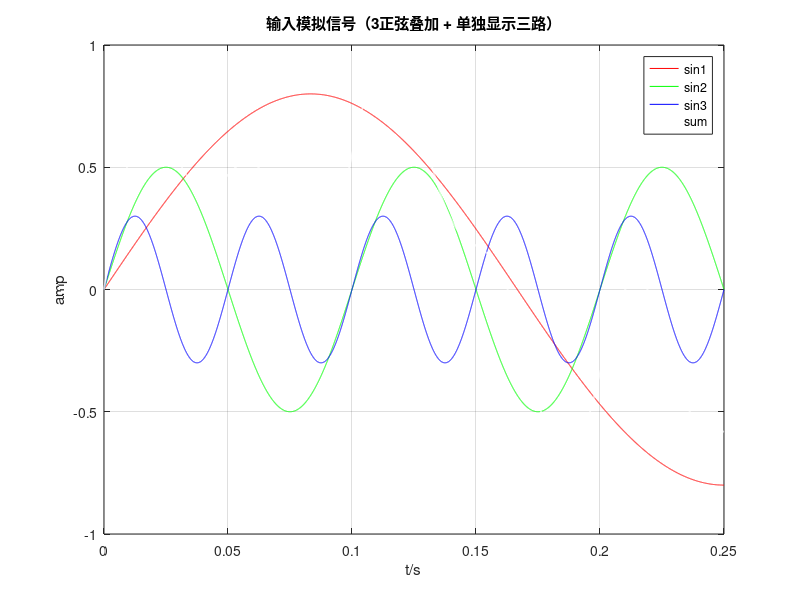

This chart was generated by the following MATLAB code: (Note: this script raises an error after producing the figure.)
clc; clear; close all;
addpath('./pcm');

%% ========= 第13组参数 =========
Rb = 64e3;                 % 比特率 
Fc = 10*Rb;                % 载波
fs = 12*Fc;                % 采样率（应满足 fs/Rb 为整数）
Ns = fs/Rb;                % 每比特采样点
assert(abs(Ns-round(Ns))<1e-12,'fs/Rb 必须为整数'); 
Ns = round(Ns);

%% ========= (A) 生成模拟输入：3 正弦叠加 =========
Fs_in = 48e3;                          % 生成"模拟信号"的采样率
Tsig  = 0.25;                          % 信号时长，秒（可调）
t_in  = (0:1/Fs_in:Tsig-1/Fs_in);

% --- 三路正弦 ---
f1=3; f2=10; f3=20;                    % 三个频率
a1=0.8; a2=0.5; a3=0.3;                % 不同幅度

sig1 = a1*sin(2*pi*f1*t_in);
sig2 = a2*sin(2*pi*f2*t_in);
sig3 = a3*sin(2*pi*f3*t_in);

% --- 合成并归一 ---
y_analog = sig1 + sig2 + sig3;
y_analog = y_analog/max(abs(y_analog))*0.98;   % 归一防溢

% --- 画三路 + 合成波形 ---
figure;
plot(t_in, sig1, 'r'); hold on;
plot(t_in, sig2, 'g');
plot(t_in, sig3, 'b');
plot(t_in, y_analog, 'w','LineWidth',1.2);
grid on;
legend('sin1','sin2','sin3','sum');
title('输入模拟信号（3正弦叠加 + 单独显示三路）');
xlabel('t/s'); ylabel('amp');

%% ========= (B) PCM 13 折线编码（8kHz） =========
sampleVal = Rb/8; % 8 kHz ⇒ 8 bit/样本 ⇒ 64 kbps，刚好匹配 Rb
[sampleData, bits_pcm] = PCM_13Encode(y_analog, Fs_in, sampleVal);

% PCM 抽样后波形
t_smp = (0:numel(sampleData)-1)/sampleVal;
figure; plot(t_smp, sampleData); grid on;
title('PCM 抽样后波形'); xlabel('t/s');

% PCM 编码 bit 流（截前 100 位展示）
figure; stairs(bits_pcm(1:100)); ylim([-0.2 1.2]); grid on;
title('PCM 编码后 bit（前 100 位）');

%% ========= (C.X) 码型变换：矩形脉冲 vs SRRC 脉冲（演示） =========

Nshow = 20;
bps = bits_pcm(1:Nshow);

% bit → ±1
symbols_demo = 2*bps - 1;

% SRRC 参数（演示 + 正式都用同一组）
beta = 0.75;          % 滚降系数
span = 8;             % 滤波器跨度（符号数）
srrc = rcosdesign(beta, span, Ns, 'sqrt');   % 根升余弦脉冲
delay_rrc = span * Ns;   % 两个 SRRC 级联总群时延（符号数*Ns）

% ========== 1) 矩形脉冲 ==========
rect = upsample(symbols_demo, Ns);
rect_wave = filter(ones(1, Ns), 1, rect);
% ========== 2) SRRC 脉冲 ==========
srrc_wave_demo = filter(srrc, 1, upsample(symbols_demo, Ns));

%% ========= (C.Y) 乘法器：基带 → 带通（演示） =========
t_show = (0:length(rect_wave)-1)/fs;
carrier_demo = cos(2*pi*Fc*t_show);

rect_mod = rect_wave .* carrier_demo;
srrc_mod_demo = srrc_wave_demo .* carrier_demo;

Nplot = min(2000, length(rect_wave));

figure;
subplot(2,2,1);
plot(rect_wave(1:Nplot),'b'); grid on;
title('矩形脉冲（基带）');
ylabel('幅度');

subplot(2,2,2);
plot(rect_mod(1:Nplot),'b'); grid on;
title('矩形脉冲 × cos(2πF_ct)（带通）');
ylim([-2 2]);

subplot(2,2,3);
plot(srrc_wave_demo(1:Nplot),'r'); grid on;
title('SRRC 脉冲（基带）');
xlabel('样本点'); ylabel('幅度');

subplot(2,2,4);
plot(srrc_mod_demo(1:Nplot),'r'); grid on;
title('SRRC 脉冲 × cos(2πF_ct)（带通）');
xlabel('样本点');

%% ========= (C.Z) 频谱：未成形 vs SRRC =========
Nfft = min([4096, length(rect_mod), length(srrc_mod_demo)]);

[fx_rect, S_rect]   = simple_spectrum(rect_mod(1:Nfft), fs);
[fx_srrc, S_srrc]   = simple_spectrum(srrc_mod_demo(1:Nfft), fs);

figure;
subplot(2,1,1);
plot(fx_rect/1e6, 20*log10(abs(S_rect)+1e-12), 'b'); grid on;
title('未成形（矩形脉冲）调制后的带通信号频谱');
xlabel('f / MHz'); ylabel('|X(f)| dB');

subplot(2,1,2);
plot(fx_srrc/1e6, 20*log10(abs(S_srrc)+1e-12), 'r'); grid on;
title('SRRC 脉冲成形后调制的带通信号频谱');
xlabel('f / MHz'); ylabel('|X(f)| dB');

%% ========= (C.real) 正式 DBPSK + SRRC 调制链路 =========
disp("正在生成正式 DBPSK + SRRC 调制信号...");

% 1) 全部 PCM bit → ±1
symbols_full = 2*bits_pcm - 1;

% 2) DBPSK 差分编码
diff_syms = zeros(size(symbols_full));
diff_syms(1) = symbols_full(1);
for k = 2:length(symbols_full)
    diff_syms(k) = diff_syms(k-1)*symbols_full(k);
end

% 3) 上采样
up_syms = upsample(diff_syms, Ns);

% 4) SRRC 脉冲成形（正式基带）
tx_bb = filter(srrc, 1, up_syms);    % 发射基带

% 5) 带通调制
t = (0:length(tx_bb)-1)/fs;
tx = tx_bb .* cos(2*pi*Fc*t);        % 发射带通

disp("正式 SRRC 调制信号生成完毕。");

% 正式已调信号频谱
[fx, SX] = simple_spectrum(tx, fs);


%% ========= (D) 加噪（AWGN 信道） =========
SNRdB = 20;  % 单点演示
tx_pow = mean(tx.^2);
npow   = tx_pow/10^(SNRdB/10);
noise  = sqrt(npow)*randn(size(tx));
rx   = tx + noise;
% rx = tx;    % 先看无噪声波形对齐

% 波形片段（时域对比）
seg = 1:min(4000, numel(t));
figure; plot(t(seg), tx(seg), 'b', t(seg), rx(seg), 'r'); grid on;
legend('tx','rx'); 
title(sprintf('DBPSK 已调与加噪后波形, SNR=%.1f dB',SNRdB));
xlabel('t/s');

%% ========= (D.X) 接收端：乘法器 × SRRC 匹配滤波 =========
t_rx = (0:length(rx)-1)/fs;
local_carrier = cos(2*pi*Fc*t_rx);

% 带通 → 基带
rx_bb = rx .* local_carrier;

% 匹配滤波（SRRC）
rx_matched = filter(srrc, 1, rx_bb);   % 两个 SRRC 级联

% 画 rx / rx×cos / 匹配后
figure;
Nplot2 = min(2000, length(rx));
subplot(3,1,1);
plot(rx(1:Nplot2),'b'); grid on;
title('接收信号 rx（带通）');

subplot(3,1,2);
plot(rx_bb(1:Nplot2),'m'); grid on;
title('rx × cos(2πF_ct)（乘法器输出，基带）');

subplot(3,1,3);
plot(rx_matched(1:Nplot2),'r'); grid on;
title('SRRC 匹配滤波输出（基带信号）');
xlabel('样本点');

%% ========= (E) DBPSK 解调（自写 SRRC 版） =========
% 使用匹配滤波后的 rx_matched 做差分解调 + 抽样判决

% 全长解调
bits_hat_all = dbpsk_srrc_demod(rx_matched, numel(bits_pcm), Ns, span);

% 对齐比特长度为 8 的整数倍
L_bits = floor(min(numel(bits_hat_all), numel(bits_pcm))/8)*8;
bits_hat = bits_hat_all(1:L_bits);
bits_ref = bits_pcm(1:L_bits);

%% ========= (E.X) SRRC 基带对齐 + 抽样点示意 =========
disp('绘制 SRRC 匹配滤波输出与发射基带、抽样点比较...');

tx_bb_full = tx_bb;
rx_bb_full = rx_matched;

% 发射基带到接收匹配输出只有一个 SRRC 的额外延迟 = span*Ns/2
delay_rx_only = span*Ns/2;

L_tx   = length(tx_bb_full);
L_rx   = length(rx_bb_full);
L_valid = min(L_tx, L_rx - delay_rx_only);

if L_valid > 0
    tx_aligned = tx_bb_full(1:L_valid);
    rx_aligned = rx_bb_full(delay_rx_only+1 : delay_rx_only+L_valid);

    Nplot3 = min(3000, L_valid);
    figure;
    plot(tx_aligned(1:Nplot3),'b'); hold on;
    plot(rx_aligned(1:Nplot3),'r'); grid on;
    legend('TX：SRRC 脉冲成形基带','RX：SRRC 匹配滤波输出（对齐后）');
    title('SRRC 发射基带 vs 接收匹配滤波基带 对比');
    xlabel('样本点');
end

% ==== 抽样位置（用于示意） ====
start_pos = delay_rrc + 1;                  % 第一个符号采样点
sample_pos = start_pos + (0:length(bits_ref)-1)*Ns;
sample_pos = sample_pos(sample_pos <= length(rx_bb_full));

rx_samples = rx_bb_full(sample_pos);
rx_decision = rx_samples > 0;


%% ========= (F) BER 计算 =========
BER_now = mean(xor(bits_ref, bits_hat));
fprintf('单点 SNR = %.1f dB 时，BER = %.4e\n', SNRdB, BER_now);

%% ========= (FX) 四图对比：PCM 波形/比特 vs 解码 =========
disp("绘制『四图对比』：PCM波形、SRRC波形、PCM比特、解调比特...");


Nplot_pcm = min(500, length(sampleData));

% ① SRRC 匹配滤波后的基带波形 + 抽样点
figure;
Nplot_srrc = min(5000, length(rx_matched));
subplot(1,1,1);
plot(rx_matched(1:Nplot_srrc),'m'); hold on; grid on;
title(' SRRC 匹配滤波基带信号 + 抽样点标注');
xlabel('样本编号'); ylabel('幅度');

sample_pos_valid = sample_pos(sample_pos <= Nplot_srrc);
stem(sample_pos_valid, rx_matched(sample_pos_valid),'r','filled');
legend('SRRC 基带','抽样点');

% ② PCM 原始比特
Nshow_bits = min(80, length(bits_ref));
figure;
subplot(2,1,1);
stem(1:Nshow_bits, bits_ref(1:Nshow_bits),'b','LineWidth',1.2);
grid on;
title(' PCM 原始比特（前 80 位）');
xlabel('符号编号'); ylabel('bit');
xlim([1 Nshow_bits]);

% ③ DBPSK 解调最终比特
subplot(2,1,2);
stem(1:Nshow_bits, bits_hat(1:Nshow_bits),'r','LineWidth',1.2);
grid on;
title(' DBPSK+SRRC 解调比特（前 80 位）');
xlabel('符号编号'); ylabel('bit');
xlim([1 Nshow_bits]);

%% ========= (G) 眼图（直接用 rx_matched） =========
Leye = floor((length(rx_matched) - delay_rrc)/Ns) * Ns;
if Leye > 0
    % 截取有效数据（去除滤波器延迟部分）
    valid_eye_data = rx_matched(delay_rrc+1:delay_rrc+Leye);
    
    % 关键修改：对眼图数据进行循环移位半个符号
    shift_samples = round(Ns/2);  % 半个符号的样本数
    shifted_eye_data = circshift(valid_eye_data, -shift_samples);
    
    % 重新整形为眼图矩阵
    eye_mat = reshape(shifted_eye_data, Ns, []);
    
    figure;
    plot(eye_mat(:, 1:min(40, size(eye_mat,2))), 'b-', 'LineWidth', 0.5); 
    grid on;
    title('接收端眼图（时间对齐后）');
    xlabel('每个符号内的样本点'); 
    ylabel('幅度');
    
    % 标记最佳采样点
    hold on;
    plot([Ns/2, Ns/2], [min(shifted_eye_data), max(shifted_eye_data)], 'r--', 'LineWidth', 2);
    legend('眼图轨迹', '最佳采样点', 'Location', 'best');
    hold off;
end
%% ========= (H) 频谱：输入/输出模拟信号 =========


% PCM 解码回"模拟"信号（8kHz 域）
outData = PCM_13Decode(bits_hat);
t_out = (0:numel(outData)-1)/sampleVal;

figure; plot(t_smp, sampleData,'b'); hold on;
plot(t_out, outData,'r'); grid on;
legend('PCM 抽样后(发送侧)','PCM 解码后(接收侧)');
title('输入/输出 "模拟" 波形（8kHz 域）'); xlabel('t/s');

figure;
subplot(2,1,1);
[fa, SA] = simple_spectrum(y_analog, Fs_in);
plot(fa/1e3, 20*log10(abs(SA)+1e-12)); grid on;
xlabel('f / kHz'); ylabel('|S(f)| dB'); 
title('输入模拟信号频谱');
subplot(2,1,2);
[fo, SO] = simple_spectrum(outData, sampleVal);
plot(fo/1e3, 20*log10(abs(SO)+1e-12)); grid on;
xlabel('f / kHz'); ylabel('|S(f)| dB'); 
title('输出模拟信号频谱（解码后）');
%% ========= (I) BER 曲线：SNR 扫描 =========
SNRs = 0:2:14;
BERs = zeros(size(SNRs));

for kk = 1:numel(SNRs)
    EbN0_dB = SNRs(kk);            % 现在把横坐标理解为 Eb/N0
    EbN0    = 10^(EbN0_dB/10);

    % 关键修改：为了得到指定的 Eb/N0，噪声功率要多乘一个 Ns
    npow_k  = tx_pow * Ns / EbN0;  % 和你原来相比，多了一个 Ns

    n_k = sqrt(npow_k)*randn(size(tx));
    r_k = tx + n_k;

    t_rx_k = (0:length(r_k)-1)/fs;
    local_carrier_k = cos(2*pi*Fc*t_rx_k);
    r_bb = r_k .* local_carrier_k;
    r_matched = filter(srrc, 1, r_bb);

    bhat_all = dbpsk_srrc_demod(r_matched, numel(bits_pcm), Ns, span);
    Lk = floor(min(numel(bhat_all), numel(bits_pcm))/8)*8;
    BERs(kk) = mean(xor(bits_pcm(1:Lk), bhat_all(1:Lk)));
end

figure; semilogy(SNRs, BERs, '-o'); grid on;
xlabel('E_b/N_0 / dB'); ylabel('BER');
title('DBPSK + SRRC 误码率曲线');
ylim([1e-5 1]);


%% ========= 本脚本结束，下面是局部函数 =========
function bits_hat = dbpsk_srrc_demod(rx_matched, bit_num, Ns, span)
% 基于 SRRC 匹配滤波输出的简单 DBPSK 解调
% rx_matched : 匹配滤波输出
% bit_num    : 需要解调的比特数（通常 = length(bits_pcm)）
% Ns         : 每个符号采样点
% span       : SRRC span（符号数）

    delay_rrc = span * Ns;          % 两个 SRRC 级联的总群时延
    start_idx = delay_rrc + 1;      % 第一个有效符号采样点

    sample_pos = start_idx:Ns:length(rx_matched);
    sample_pos = sample_pos(1:min(bit_num, numel(sample_pos)));

    rx_smpl = rx_matched(sample_pos);
    d_hat = sign(rx_smpl);
    d_hat(d_hat == 0) = 1;          % 避免 0

    N = numel(d_hat);
    sym_hat  = zeros(1, N);
    bits_hat = zeros(1, N);

    % 第一个符号直接判决
    sym_hat(1)  = d_hat(1);
    bits_hat(1) = (sym_hat(1)+1)/2;

    % 后续符号：d(k)*d(k-1) = 原来的 (2b-1)
    for ii = 2:N
        sym_hat(ii)  = d_hat(ii) * d_hat(ii-1);
        bits_hat(ii) = (sym_hat(ii)+1)/2;
    end

    bits_hat = bits_hat(:).';       % 保证行向量
end
